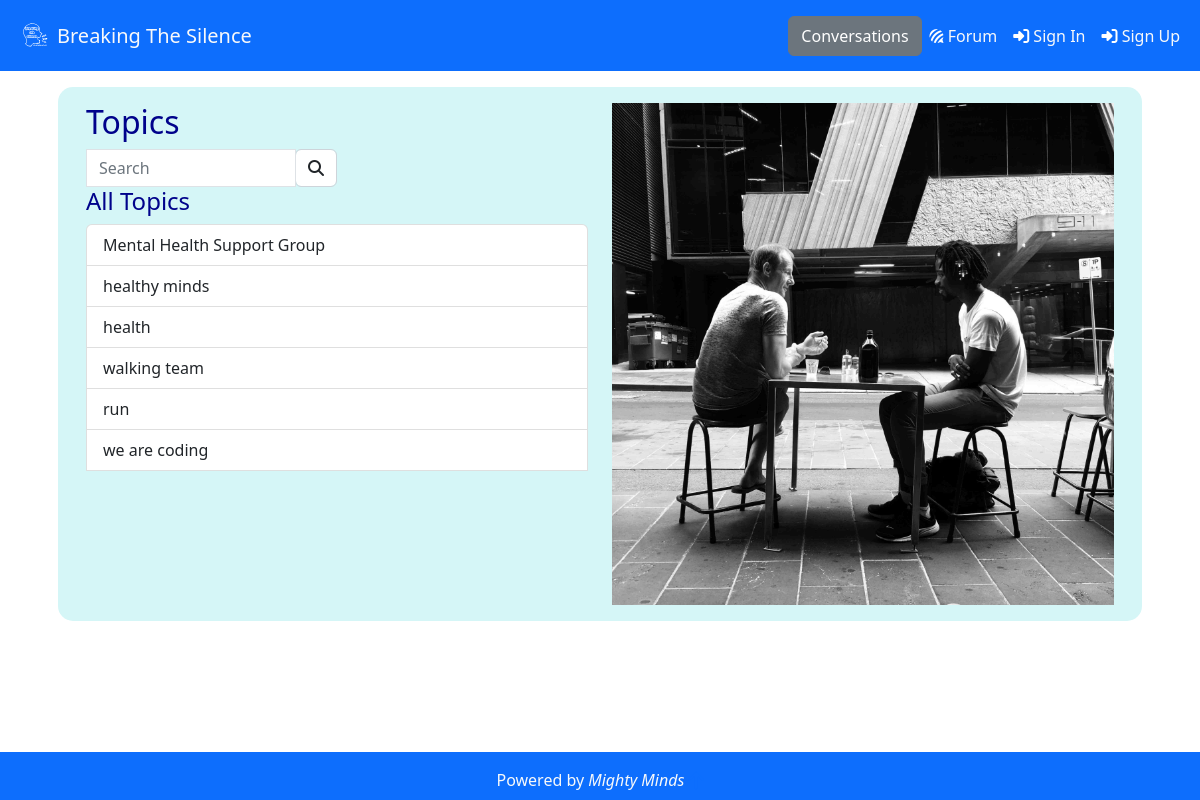
/forum/, run on an earlier commit of the app's database.
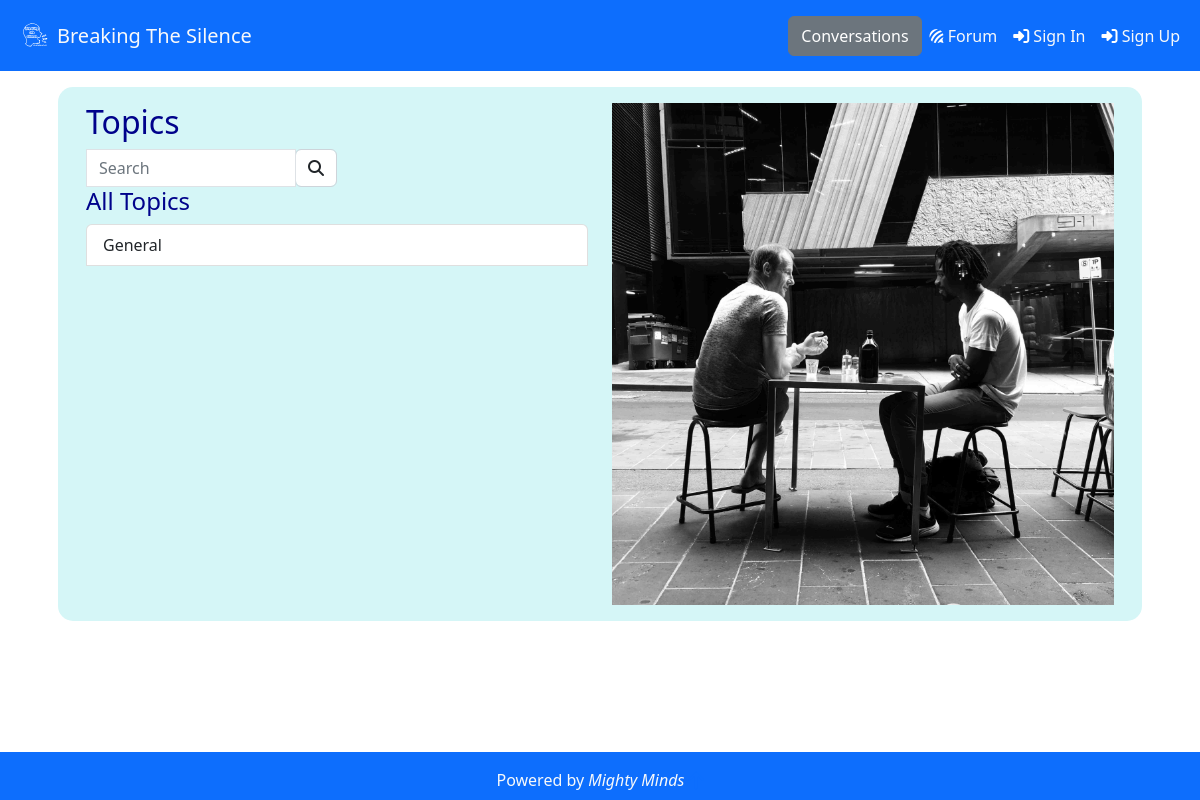
And on a later commit of the database.
### forum/models.py (models this page shows, shortened)
class Topic(models.Model):
    title = models.CharField(max_length=255)
    content = models.TextField(null=True, blank=True)
    is_private = models.BooleanField(default=False)
    created_by = models.ForeignKey(User, on_delete=models.CASCADE)
    created_at = models.DateTimeField(default=timezone.now)

### forum/views.py (the view, shortened to what this page needs)
# urls.py: path('', views.topics, name='topics'),
def topics(request):
    topics = Topic.objects.all()
    form = TopicForm()
    return render(request, 'forum/topics.html', {'topics': topics, 'form': form})

### forum/forms.py
class TopicForm(forms.ModelForm):
    class Meta:
        model = Topic
        fields = ['title', 'content']

### connections/contexts.py (called while the page is built)
def convo_context(request):
    conversations = []
    if request.user.is_authenticated:
        connections = Connection.objects.filter(Q(sender=request.user) | Q(receiver=request.user))
        conversations = Conversation.objects.filter(connection__in=connections)
    context = {
        'conversations': conversations,
    }
    return context

### home/contexts.py (called while the page is built)
def connect_context(request):
    if request.user.is_authenticated:
        connection_requests = Connection.objects.filter(
            receiver=request.user,
            status=0
            )
    else:
        connection_requests = []
    context = {
        'connection_requests': connection_requests,
    }
    return context

### forum/templates/forum/topics.html (shortened to what this page needs)
{% extends "base.html" %}
{% load crispy_forms_tags %}
{% block content %}
<section class="topics_section m-3 p-3">
    <div class="container">
        <div class="row">
            <div class="col-lg-6">
                <h2>Topics</h2>
                <form method="GET" action="{% url 'topics' %}" class="w-50">
                    <div class="input-group w-80">
                        <input class="form-control border border-black rounded-0" type="text" name="search"
                            placeholder="Search">
                        <div class="input-group-append">
                            <button class="form-control positive-button" type="submit">
                                <span class="icon">
                                    <i class="fas fa-search"></i>
                                </span>
                            </button>
                        </div>
                    </div>
                </form>
                <h4>All Topics</h4>
                <div class="list-group">
                    {% for topic in topics %}
                            <a class="list-group-item list-group-item-action" href="{% url 'topic_detail' topic_id=topic.id %}">{{ topic.title }}</a>
                    {% empty %}
                        <p>No topics found</p>
                    {% endfor %}
                    <br>
                </div>
            </div>
            <div class="col-lg-6">
                <img class="forum_image" src="/static/img/pexels.jpg" alt="two people chatting">
            </div>
        </div>
    </div>
</section>
{% endblock %}

What changed in the data, as far as the page shows it:
removed Topic: title "Mental Health Support Group"
removed Topic: title "healthy minds"
removed Topic: title "health"
removed Topic: title "walking team"
removed Topic: title "run"
removed Topic: title "we are coding"
added Topic: title "General"
